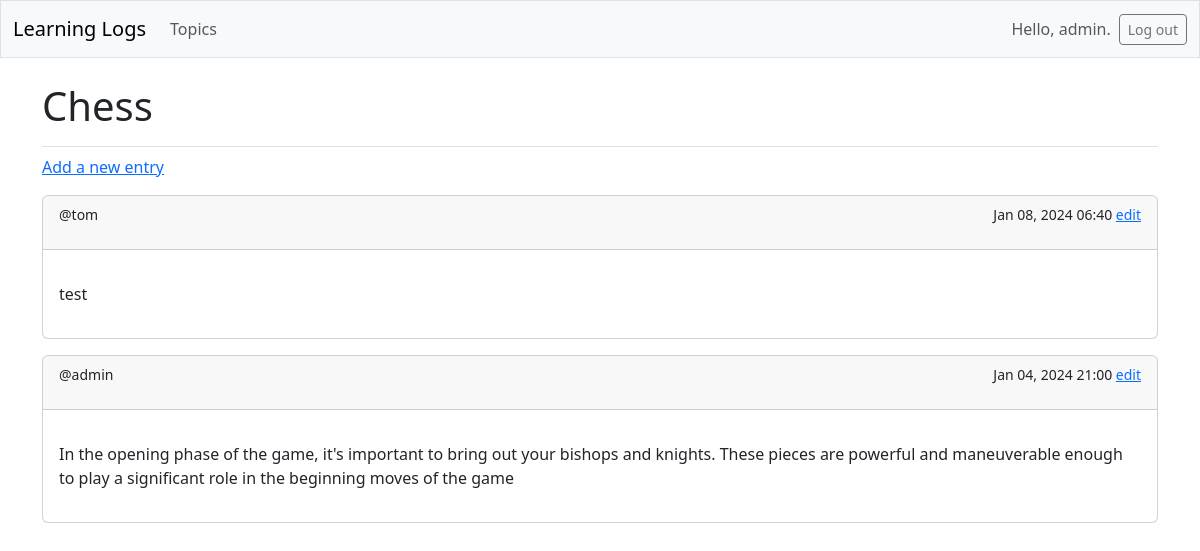
The page /topics/2/ (signed in) on the database its author committed.
### logs/models.py (models this page shows, shortened)
class Topic(models.Model):
    text = models.CharField(max_length=200, unique=True)
    date_added = models.DateTimeField(auto_now_add=True)

class Entry(models.Model):
    topic = models.ForeignKey(Topic, on_delete=models.CASCADE)
    text = models.TextField()
    date_added = models.DateTimeField(auto_now_add=True)
    owner = models.ForeignKey(User, on_delete=models.CASCADE)
    class Meta:
        verbose_name_plural = 'entries'

### logs/views.py (the view)
# urls.py: path('topics/<int:topic_id>/', views.topic, name='topic'),
@login_required
def topic(request, topic_id):
    topic = Topic.objects.get(id=topic_id)
    entries = topic.entry_set.order_by('-date_added')
    context = {'topic':topic, 'entries':entries}
    return render(request, 'logs/topic.html', context)

### logs/templates/logs/topic.html
{% extends 'logs/base.html' %} {% block page_header%}
<h1>{{topic.text}}</h1>
{% endblock page_header %} {% block content%}
<p><a href="{% url 'logs:new_entry' topic.id %}">Add a new entry</a></p>
{% for i in entries %}
<div class="card mb-3">
	<small class="card-header">
		<p style="display: inline">@{{i.owner}}</p>
		<p style="float: right; display: inline">
			{{i.date_added|date:'M d, Y H:i'}}
			<a href="{% url 'logs:edit_entry' i.id %}">edit</a>
		</p>
	</small>
	<div class="card-body">
		<p>{{ i.text|linebreaks}}</p>
	</div>
</div>
{% empty %}
<p>There are no entries for this topic yet</p>
{% endfor %} {% endblock content%}

### logs/templates/logs/base.html (shortened to what this page needs)
<!DOCTYPE html>
<html lang="en">
  <head>
    {% load django_bootstrap5 %} {% bootstrap_css %} {% bootstrap_javascript %}
  </head>
  <body>
    <nav class="navbar navbar-expand-md navbar-light bg-light mb-4 border">
      <div class="container-fluid">
        <a class="navbar-brand" href="{% url 'logs:index' %}">Learning Logs</a>
        <div class="collapse navbar-collapse" id="navbarCollapse">
          <ul class="navbar-nav me-auto mb-2 mb-md-0">
            <li class="nav-item">
              <a class="nav-link" href="{% url 'logs:topics' %}">Topics</a>
            </li>
          </ul>
          <ul class="navbar-nav ms-auto mb-2 mb-md-0">
            {% if user.is_authenticated %}
            <li class="nav-item">
              <span class="navbar-text me-2">Hello, {{user.username}}.</span>
            </li>
            {% endif %}
          </ul>
          {% if user.is_authenticated %}
          <form action="{% url 'accounts:logout' %}" method="post">
            <button name="submit" class="btn btn-outline-secondary btn-sm">
              Log out
            </button>
          </form>
          {% endif %}
        </div>
      </div>
    </nav>
    <main class="container">
      <div class="pb-2 mb-2 border-bottom">
        {% block page_header %}{% endblock page_header %}
      </div>
      <div>{% block content %}{% endblock content %}</div>
    </main>
  </body>
</html>

### rows shown on the page
Topic: text "Chess"
Entry: owner "tom", date_added "Jan 08, 2024 06:40", text "test"
Entry: owner "admin", date_added "Jan 04, 2024 21:00", text "In the opening phase of the game, it's important to bring out your bishops and knights. These pieces are powerful and maneuverable enough to play a significant role in the beginning moves of the game"

### other values the page prints
{{ user.username }} "admin"
